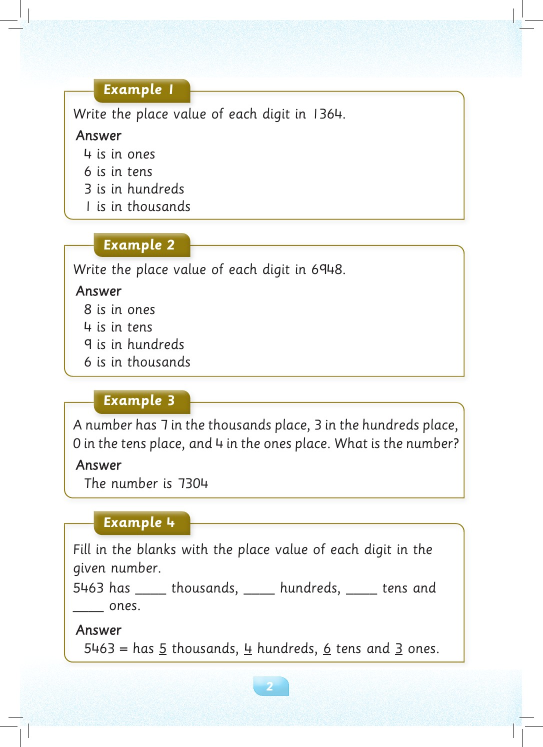
#> input picture images/pdf-pages/pg-008.jpg, 1085 x 1493 px, given in place of pg-107.jpg, which was not available (shown at 1/2 size)
$ python render_new_matrix_overlays.py
#> lines starting #> are read from the running program, lines starting #| are printed output that depends on the picture; pictures that were not available may be replaced by others from this repository, and a replacement may not be noted
### tools/apply_inclusivity_matrix.py
"""Apply the Phase 2 inclusivity matrix to the ADT and page facsimiles."""

from __future__ import annotations

import html
import json
import math
import re
import subprocess
import tempfile
from dataclasses import dataclass
from functools import lru_cache
from pathlib import Path

from PIL import Image, ImageDraw, ImageFont, ImageStat


ROOT = Path(__file__).resolve().parents[1]
TEXTS_PATH = ROOT / "content" / "i18n" / "en" / "texts.json"
FONT_PATH = ROOT / "assets" / "fonts" / "SassoonPrimary.ttf"
CLEAN_PDF = ROOT / "tmp" / "pdfs" / "mathematics-std3-watermark-free.pdf"
PDFTOPPM = Path(
    r"C:\Users\SALMA\.cache\codex-runtimes\codex-primary-runtime\dependencies"
    r"\native\poppler\Library\bin\pdftoppm.exe"
)
PDF_WIDTH = 557.906
PDF_HEIGHT = 767.669


@dataclass(frozen=True)
class InclusiveText:
    visible: str
    spoken: str


TEXT_REPLACEMENTS = {
    "pg009_n0003": InclusiveText(
        "Identify / determine / find / state the place value of each digit in the following whole numbers:",
        "Identify, determine, find, or state the place value of each digit in the following whole numbers.",
    ),
    "pg010_n0020": InclusiveText(
        "Identify / determine / find / state the place value of each digit in the following whole numbers:",
        "Identify, determine, find, or state the place value of each digit in the following whole numbers.",
    ),
    "pg010_sec002_q6_heading": InclusiveText(
        "6. Identify / determine / find / state the place value of each digit in the following whole numbers:",
        "Question 6. Identify, determine, find, or state the place value of each digit in the following whole numbers.",
    ),
    "pg017_n0004": InclusiveText(
        "Carefully study / examine / explore / analyze the abaci 1 to 6, then write the number represented by each.",
        "Carefully study, examine, explore, or analyze the abaci 1 to 6, then write the number represented by each.",
    ),
    "pg030_n0084": InclusiveText(
        "Study / review / analyze / examine figure 1 and 2, read / interpret / access / review their captions, and then answer the questions that follow:",
        "Study, review, analyze, or examine figure 1 and 2; read, interpret, access, or review their captions; and then answer the questions that follow.",
    ),
    "pg032_n0004": InclusiveText(
        "In order to easily read or write whole numbers exceeding 10000, identify / determine / find / state the place value of each digit of a given whole number.",
        "In order to easily read or write whole numbers exceeding 10000, identify, determine, find, or state the place value of each digit of a given whole number.",
    ),
    "pg038_n0019": InclusiveText(
        "Carefully study / consider / count / assess the number of bottle tops in group A, B and C.",
        "Carefully study, consider, count, or assess the number of bottle tops in group A, B and C.",
    ),
    "pg039_n0046": InclusiveText(
        "This sequence shows / indicates / demonstrates / displays that the numbers are increasing by 2 in each step.",
        "This sequence shows, indicates, demonstrates, or displays that the numbers are increasing by 2 in each step.",
    ),
    "pg040_n0028": InclusiveText(
        "This sequence shows / indicates / demonstrates / displays that the numbers decrease by 2 in each step.",
        "This sequence shows, indicates, demonstrates, or displays that the numbers decrease by 2 in each step.",
    ),
    "pg080_n0018": InclusiveText(
        "Read / process / review / examine the problem to identify the mathematical operations involved.",
        "Read, process, review, or examine the problem to identify the mathematical operations involved.",
    ),
    "pg082_n0026": InclusiveText(
        "The following picture shows / illustrates / presents / depicts a pupil measuring the length of a table by handspan.",
        "The following picture shows, illustrates, presents, or depicts a pupil measuring the length of a table by handspan.",
    ),
    "pg083_n0028": InclusiveText(
        "The following picture shows / illustrates / presents / depicts some of the standard tools for measuring length.",
        "The following picture shows, illustrates, presents, or depicts some of the standard tools for measuring length.",
    ),
    "pg088_n0003": InclusiveText(
        "The following picture shows / illustrates / presents / depicts two buckets that contain rice.",
        "The following picture shows, illustrates, presents, or depicts two buckets that contain rice.",
    ),
    "pg088_n0015": InclusiveText(
        "The following picture shows / illustrates / presents / depicts examples of weighing balances.",
        "The following picture shows, illustrates, presents, or depicts examples of weighing balances.",
    ),
    "pg090_n0031": InclusiveText(
        "The following picture shows / depicts / represents / illustrates pupils measuring the volume of water by using cups and buckets.",
        "The following picture shows, depicts, represents, or illustrates pupils measuring the volume of water by using cups and buckets.",
    ),
    "pg091_n0035": InclusiveText(
        "The following picture shows / illustrates / presents / depicts some of the standard tools used for measuring volume.",
        "The following picture shows, illustrates, presents, or depicts some of the standard tools used for measuring volume.",
    ),
    "pg092_n0037": InclusiveText(
        "Read / measure / determine / record the volume of water in the cylinder.",
        "Read, measure, determine, or record the volume of water in the cylinder.",
    ),
    "pg093_n0043": InclusiveText(
        "Observe / note / check / examine the following jugs and then write the highest amount each jug can hold.",
        "Observe, note, check, or examine the following jugs and then write the highest amount each jug can hold.",
    ),
    "pg094_n0011": InclusiveText(
        "Observe / experience / note / explore the way people measure lengths, masses and volumes of different items.",
        "Observe, experience, note, or explore the way people measure lengths, masses and volumes of different items.",
    ),
    "pg099_n0025": InclusiveText(
        "Draw / create / represent / construct / model a line which is longer than 10 cm from point A to point B.",
        "Draw, create, represent, construct, or model a line which is longer than 10 centimetres from point A to point B.",
    ),
}


@dataclass(frozen=True)
class Overlay:
    page: int
    text: str
    font_size: float
    # Two values select a background sample point in PDF coordinates; three
    # values provide an exact RGB fill for subtly tinted activity panels.
    background_sample: tuple[float, ...]
    slots: tuple[tuple[float, float, float, float], ...]


OVERLAYS = [
    Overlay(9, TEXT_REPLACEMENTS["pg009_n0003"].visible, 16.0, (480, 145), ((89, 112, 485, 129), (89, 131, 485, 148))),
    Overlay(10, TEXT_REPLACEMENTS["pg010_n0020"].visible, 16.0, (475, 650), ((101, 617, 484, 635), (101, 635, 484, 653))),
    Overlay(17, TEXT_REPLACEMENTS["pg017_n0004"].visible, 16.0, (480, 143), ((89, 110, 484, 128), (89, 128, 484, 146))),
    Overlay(30, TEXT_REPLACEMENTS["pg030_n0084"].visible, 16.0, (475, 615), ((101, 583, 484, 601), (101, 601, 484, 619))),
    Overlay(32, "identify / determine / find / state the place value of each digit of a given whole number.", 16.0, (500, 143), ((72, 128, 484, 146),)),
    Overlay(38, TEXT_REPLACEMENTS["pg038_n0019"].visible, 16.0, (500, 497), ((72, 480, 484, 499),)),
    Overlay(39, TEXT_REPLACEMENTS["pg039_n0046"].visible, 16.0, (480, 660), ((86, 626, 484, 644), (86, 645, 484, 663))),
    Overlay(40, TEXT_REPLACEMENTS["pg040_n0028"].visible, 16.0, (480, 336), ((72, 302, 484, 320), (72, 320, 484, 338))),
    Overlay(80, TEXT_REPLACEMENTS["pg080_n0018"].visible, 16.0, (245, 243, 248), ((130, 236, 470, 255), (130, 255, 470, 274))),
    Overlay(82, TEXT_REPLACEMENTS["pg082_n0026"].visible, 16.0, (500, 676), ((346, 641, 484, 660), (72, 660, 484, 679))),
    Overlay(83, TEXT_REPLACEMENTS["pg083_n0028"].visible, 16.0, (500, 670), ((86, 635, 484, 653), (86, 654, 484, 672))),
    Overlay(88, TEXT_REPLACEMENTS["pg088_n0003"].visible, 16.0, (500, 119), ((384, 83, 484, 102), (72, 103, 484, 122))),
    Overlay(88, TEXT_REPLACEMENTS["pg088_n0015"].visible, 16.0, (500, 389), ((328, 353, 484, 372), (72, 372, 484, 391))),
    Overlay(90, TEXT_REPLACEMENTS["pg090_n0031"].visible, 16.0, (500, 438), ((157, 403, 484, 422), (72, 422, 484, 441))),
    Overlay(91, TEXT_REPLACEMENTS["pg091_n0035"].visible, 16.0, (500, 543), ((395, 488, 484, 507), (86, 507, 484, 526), (86, 526, 484, 545))),
    Overlay(92, TEXT_REPLACEMENTS["pg092_n0037"].visible, 16.0, (239, 250, 254), ((101, 655, 470, 674),)),
    Overlay(93, TEXT_REPLACEMENTS["pg093_n0043"].visible, 16.0, (247, 243, 231), ((115, 394, 484, 413), (115, 413, 484, 432))),
    Overlay(94, TEXT_REPLACEMENTS["pg094_n0011"].visible, 16.0, (239, 250, 254), ((122, 172, 484, 191), (122, 191, 484, 210))),
    Overlay(99, TEXT_REPLACEMENTS["pg099_n0025"].visible, 16.0, (500, 579), ((86, 544, 484, 563), (86, 563, 484, 582))),
]


# [113 lines left out: functions update_texts, replace_element, update_html, update_manifests, rebuild_offline_preloader, sample_background, not called in this run]


def partition_for_slots(
    draw: ImageDraw.ImageDraw,
    text: str,
    font: ImageFont.FreeTypeFont,
    widths: list[int],
) -> list[str]:
    """Split text across the available source-book lines as evenly as possible.

    Added alternatives make some sentences longer than the source sentence. The
    vertical font size must remain the book's original 16 points, so line breaks
    are selected to minimise the greatest horizontal compression instead.
    """
    words = tuple(text.split())

    @lru_cache(maxsize=None)
    def solve(line_index: int, word_index: int) -> tuple[float, tuple[str, ...]]:
        lines_left = len(widths) - line_index
        words_left = len(words) - word_index
        if lines_left == 0:
            return (0.0, ()) if words_left == 0 else (math.inf, ())
        if words_left < lines_left:
            return math.inf, ()

        best_score = math.inf
        best_lines: tuple[str, ...] = ()
        max_end = len(words) - (lines_left - 1)
        for end in range(word_index + 1, max_end + 1):
            line = " ".join(words[word_index:end])
            line_ratio = float(draw.textlength(line, font=font)) / widths[line_index]
            tail_score, tail_lines = solve(line_index + 1, end)
            score = max(line_ratio, tail_score)
            if score < best_score:
                best_score = score
                best_lines = (line, *tail_lines)
        return best_score, best_lines

    worst_ratio, lines = solve(0, 0)
    if not lines or not math.isfinite(worst_ratio):
        raise ValueError(f"Could not partition inclusive overlay: {text}")
    if worst_ratio > 2.25:
        raise ValueError(
            f"Inclusive overlay would require excessive horizontal fitting "
            f"({worst_ratio:.2f}x): {text}"
        )
    return list(lines)


def draw_fitted_line(
    image: Image.Image,
    line: str,
    font: ImageFont.FreeTypeFont,
    slot: tuple[int, int, int, int],
) -> None:
    """Draw one full-height Sassoon line, fitting its width only when needed."""
    x, y, width, height = slot
    measure = ImageDraw.Draw(Image.new("RGB", (1, 1)))
    left, top, right, bottom = measure.textbbox((0, 0), line, font=font, anchor="lt")
    natural_width = max(1, math.ceil(right - left))
    natural_height = max(1, math.ceil(bottom - top))
    padding = 4
    layer = Image.new(
        "RGBA", (natural_width + padding * 2, natural_height + padding * 2), (0, 0, 0, 0)
    )
    layer_draw = ImageDraw.Draw(layer)
    layer_draw.text(
        (padding - left, padding - top),
        line,
        font=font,
        fill=(39, 36, 36, 255),
    )
    alpha = layer.getchannel("A")
    content_box = alpha.getbbox()
    if content_box is None:
        return
    rendered = layer.crop(content_box)
    if rendered.width > width:
        fitted_width = max(1, width)
        rendered = rendered.resize(
            (fitted_width, rendered.height), Image.Resampling.LANCZOS
        )
    paste_y = y + max(0, (height - rendered.height) // 2)
    image.paste(rendered, (x, paste_y), rendered)


def restore_page_from_clean_pdf(page_number: int) -> Image.Image:
    """Render a fresh watermark-free page before applying the revised wording."""
    if not CLEAN_PDF.exists():
        raise FileNotFoundError(f"Clean source PDF not found: {CLEAN_PDF}")
    if not PDFTOPPM.exists():
        raise FileNotFoundError(f"Poppler renderer not found: {PDFTOPPM}")
    temp_root = ROOT / "tmp"
    temp_root.mkdir(parents=True, exist_ok=True)
    with tempfile.TemporaryDirectory(dir=temp_root) as temp_dir:
        output_prefix = Path(temp_dir) / f"pg-{page_number:03d}"
        subprocess.run(
            [
                str(PDFTOPPM),
                "-f",
                str(page_number),
                "-l",
                str(page_number),
                "-singlefile",
                "-jpeg",
                "-r",
                "140",
                "-jpegopt",
                "quality=90,optimize=y,progressive=y",
                str(CLEAN_PDF),
                str(output_prefix),
            ],
            check=True,
            capture_output=True,
        )
        rendered_path = output_prefix.with_suffix(".jpg")
        with Image.open(rendered_path) as rendered:
            return rendered.convert("RGB")


# [60 lines left out: functions render_overlays, main, not called in this run]


# [2 lines that do not run on import are left out]

### tools/render_new_matrix_overlays.py
"""Render the visible wording required by MATH THREE NEW MATRIX.docx.

The reader shows watermark-free PDF facsimiles, so semantic HTML corrections
must also be painted into the corresponding facsimile. This renderer starts
from the current images to preserve all previously approved matrix overlays.
"""

from __future__ import annotations

from collections import defaultdict
from pathlib import Path

from PIL import Image, ImageDraw, ImageFont

from apply_inclusivity_matrix import (
    FONT_PATH,
    PDF_HEIGHT,
    PDF_WIDTH,
    Overlay,
    draw_fitted_line,
    partition_for_slots,
    restore_page_from_clean_pdf,
    sample_background,
)


ROOT = Path(__file__).resolve().parents[1]


OVERLAYS = (
    Overlay(
        107,
        "How many rays can you draw or mention from a single point?",
        16.0,
        (247, 243, 231),
        ((115, 82, 484, 103),),
    ),
    Overlay(
        109,
        "Use accessible tools. Identify a computer programme for drawing plane figures.",
        16.0,
        (239, 250, 254),
        ((115, 465, 484, 486),),
    ),
    Overlay(
        116,
        "Use accessible tools. Take a knife, marker pen, and an orange or watermelon.",
        16.0,
        (239, 250, 254),
        ((101, 521, 474, 542),),
    ),
    Overlay(
        122,
        "Answer the following questions by using assistive devices and drawings:",
        16.0,
        (247, 243, 231),
        ((101, 371, 474, 393),),
    ),
    Overlay(
        125,
        "Use drawings that include assistive devices to find the correct answer to the following question:",
        16.0,
        (500, 520),
        ((86, 502, 484, 522), (86, 522, 484, 542)),
    ),
    Overlay(
        126,
        "Use accessible tools and drawings to find the answer to the following question:",
        16.0,
        (500, 550),
        ((72, 540, 474, 562),),
    ),
    Overlay(
        131,
        "Use assistive devices. Draw different shapes and divide them into equal parts. Shade and label the fractions.",
        16.0,
        (239, 250, 254),
        ((189, 568, 484, 591), (189, 592, 484, 615)),
    ),
    Overlay(
        146,
        "Use assistive devices. Draw arrows on the following clock faces to show the time indicated:",
        16.0,
        (247, 243, 231),
        ((101, 80, 474, 101), (101, 101, 474, 122)),
    ),
    Overlay(
        147,
        "Use an assistive device. Draw digital and analogue clock faces to show each of the following times:",
        16.0,
        (247, 243, 231),
        ((115, 80, 484, 101), (115, 101, 484, 122)),
    ),
    Overlay(
        156,
        "Use accessible tools and basic drawing software (for example, Paint) to create a digital timetable illustrating your daily activities. Draw both analogue and digital clock faces to depict the times you engage in each activity.",
        16.0,
        (239, 250, 254),
        (
            (155, 318, 474, 336),
            (155, 337, 474, 355),
            (155, 356, 474, 374),
            (155, 375, 474, 393),
            (155, 394, 474, 412),
        ),
    ),
)


EDGE_STRIPS = {
    116: ((475, 518, 493, 545),),
    122: ((475, 368, 493, 396),),
    126: ((475, 537, 493, 565),),
    146: ((475, 77, 493, 125),),
    156: ((475, 315, 493, 415),),
}


def pixel_box(
    image: Image.Image,
    box: tuple[float, float, float, float],
) -> tuple[int, int, int, int]:
    scale_x = image.width / PDF_WIDTH
    scale_y = image.height / PDF_HEIGHT
    x0, y0, x1, y1 = box
    return (
        round(x0 * scale_x),
        round(y0 * scale_y),
        round(x1 * scale_x),
        round(y1 * scale_y),
    )


def main() -> None:
    by_page: dict[int, list[Overlay]] = defaultdict(list)
    for overlay in OVERLAYS:
        by_page[overlay.page].append(overlay)

    for page_number, overlays in sorted(by_page.items()):
        image_path = ROOT / "images" / "pdf-pages" / f"pg-{page_number:03d}.jpg"
        with Image.open(image_path) as source:
#> source is the input picture: PIL image 1085x1493 RGB; mean R, G, B 244.5, 245.3, 242.8
            image = source.convert("RGB")
        if page_number in EDGE_STRIPS:
            clean = restore_page_from_clean_pdf(page_number)
            for strip in EDGE_STRIPS[page_number]:
                box = pixel_box(image, strip)
                image.paste(clean.crop(box), box)
        draw = ImageDraw.Draw(image)
        scale_x = image.width / PDF_WIDTH
#> scale_x = 1.94
        scale_y = image.height / PDF_HEIGHT
#> scale_y = 1.94

        for overlay in overlays:
            font = ImageFont.truetype(str(FONT_PATH), round(overlay.font_size * scale_y))
            background = (
                tuple(int(value) for value in overlay.background_sample)
                if len(overlay.background_sample) == 3
                else sample_background(
                    image,
                    (overlay.background_sample[0], overlay.background_sample[1]),
                )
            )
            pixel_slots = []
            for x0, top, x1, bottom in overlay.slots:
                draw.rectangle(
                    (
                        round((x0 - 0.8) * scale_x),
                        round((top - 0.8) * scale_y),
                        round(x1 * scale_x),
                        round((bottom + 0.8) * scale_y),
                    ),
                    fill=background,
                )
                pixel_slots.append(
                    (
                        round(x0 * scale_x),
                        round(top * scale_y),
                        round((x1 - x0) * scale_x),
                        round((bottom - top) * scale_y),
                    )
                )
            lines = partition_for_slots(
                draw,
                overlay.text,
                font,
                [slot[2] for slot in pixel_slots],
            )
            for line, slot in zip(lines, pixel_slots, strict=True):
                draw_fitted_line(image, line, font, slot)
#> this loop made 1 pass
#> background on pass 1: (247, 243, 231)
#> pass 1, in draw_fitted_line, `alpha = layer.getchannel("A")`:
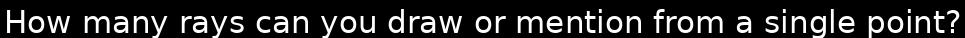
#> alpha: PIL image 965x38 L; min 0, max 255, mean 39.6
#> pass 1, in draw_fitted_line, `rendered = layer.crop(content_box)`:
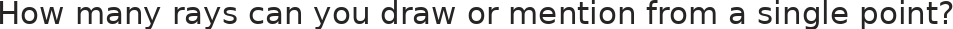
#> rendered: PIL image 953x29 RGBA; mean R, G, B, A 11, 10.1, 10.1, 52.5; transparent parts drawn white
#> pass 1, in draw_fitted_line, `rendered = rendered.resize( (fitted_width, rendered.height), Image.Res..`:
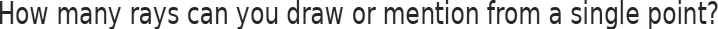
#> rendered: PIL image 718x29 RGBA; mean R, G, B, A 13.4, 12, 12, 52.4; transparent parts drawn white

        image.save(
            image_path,
            format="JPEG",
            quality=92,
            optimize=True,
            progressive=True,
        )
#> pass 2 of the loop in main, `for page_number, overlays in sorted(by_page.items()):`:
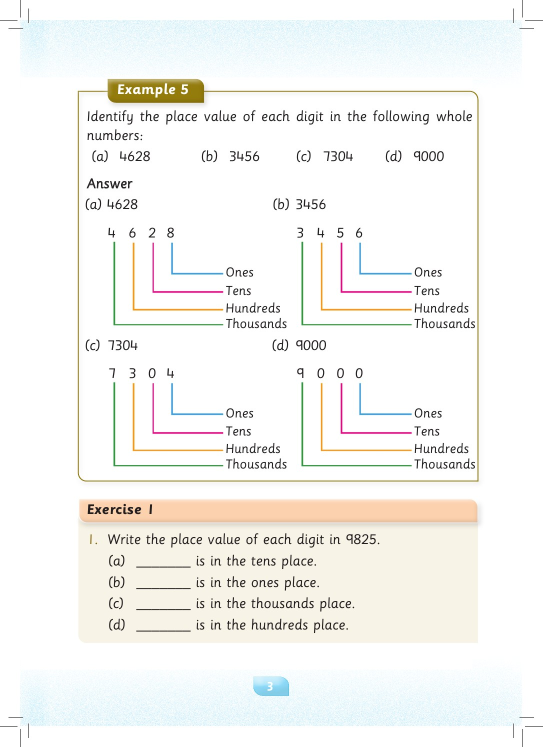
#> input picture images/pdf-pages/pg-009.jpg, 1085 x 1493 px, given in place of pg-109.jpg, which was not available (shown at 1/2 size)
#> in main, source is the input picture: PIL image 1085x1493 RGB; mean R, G, B 245.5, 245.3, 242.5
#> the loop in main, `for overlay in overlays:` made 1 pass
#> background on pass 1: (239, 250, 254)
#> pass 1, in draw_fitted_line (call 2), `alpha = layer.getchannel("A")`:
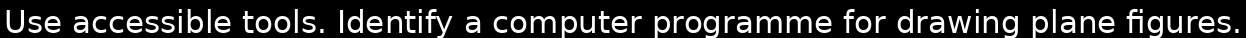
#> alpha: PIL image 1246x38 L; min 0, max 255, mean 42.8
#> pass 1, in draw_fitted_line (call 2), `rendered = rendered.resize( (fitted_width, rendered.height), Image.Res..`:
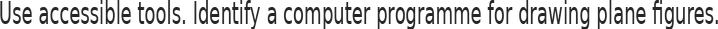
#> rendered: PIL image 718x29 RGBA; mean R, G, B, A 15.1, 13.5, 13.5, 57.3; transparent parts drawn white

    print({"pages": sorted(by_page), "overlays": len(OVERLAYS)})


if __name__ == "__main__":
#> (the run stopped early here; a loop or call above may not have finished)
